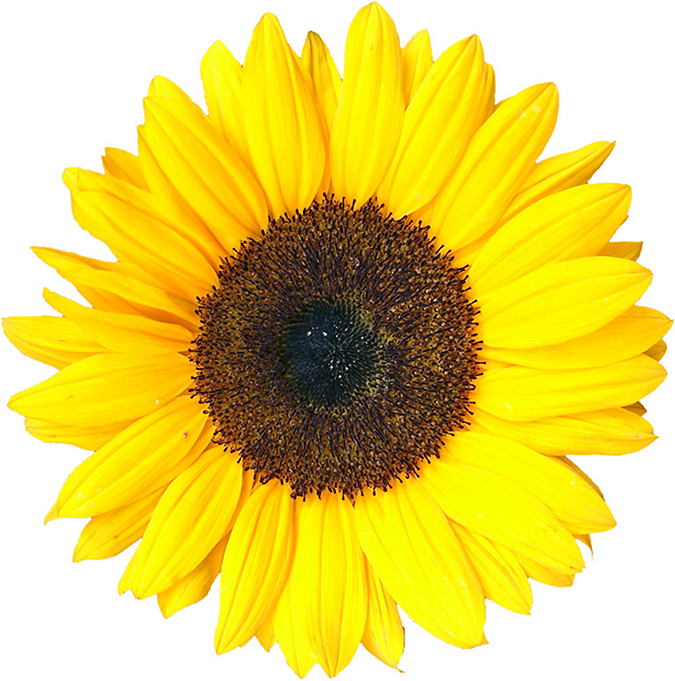
%> input picture PROJECT_11/sunflower.tif, 675 x 681 px
$ octave FTL079_DIP_PROJECT_11.m   (GNU Octave 9; MATLAB toolbox functions it lacks are replaced by stand-ins)
%> lines starting %> are read from the running program, lines starting %| are printed output that depends on the picture
### PROJECT_11/colorSpaceConv.m
function g=colorSpaceConv(f, method)
%COLORSPACECONV Converte uma imagem colorida para o modelo designado
%   f = imagem ; method = modelo#2
%   valores possiveis de method= 'rgb2cmy','cmy2rgb','rgb2cmyk' e
%   'cmyk2rgb'
[M,N,F] = size(f);

g = im2double(zeros(M,N,F));
if max(max(f)) > 1
    h  = im2double(f);  % normaliza
else
    h = f;
end

R = 1;G = 2; B = 3;
C = 1;M = 2; Y = 3;
switch lower(method)
    case 'rgb2cmy'
        g(:,:,C) = 1 - h(:,:,R);
        g(:,:,M) = 1 - h(:,:,G);
        g(:,:,Y) = 1 - h(:,:,B);
    case 'rgb2cmyk'
        K =  min( min( h(:,:,R) , h(:,:,G) ) , h(:,:,B));
        g(:,:,C) = ( 1 - h(:,:,R) - K)./(1 - K);
        g(:,:,M) = ( 1 - h(:,:,G) - K)./(1 - K);
        g(:,:,Y) = ( 1 - h(:,:,B) - K)./(1 - K);

    case 'cmy2rgb'
        g(:,:,R) = 1 - h(:,:,C);
        g(:,:,G) = 1 - h(:,:,M);
        g(:,:,B) = 1 - h(:,:,Y);
        g = im2uint8(g);
    case 'cmyk2rgb'
        K = min( min( h(:,:,C) , h(:,:,M) ) , h(:,:,Y));
        g(:,:,R) = (1 - h(:,:,C)).*(1-K);
        g(:,:,G) = (1 - h(:,:,M)).*(1-K);
        g(:,:,B) = (1 - h(:,:,Y)).*(1-K);
        g = im2uint8(g);


    otherwise
        disp('Metodos desconhecido. Apenas rgb2cmy,cmy2rgb,rgb2cmyk e cmyk2rgb')
end


end


% [20 lines of commented-out code are left out]

### PROJECT_11/FTL079_DIP_PROJECT_11.m
% FTL079_DIP_PROJECT_11
% Pedro V D S Matias (pvsm@icomp.ufam.edu.br), 15-06-2019 12:29
%-------------------------------------------------------------------------

close all,clear all clc;

f = imread('sunflower.tif');
%> f is the input picture: size 681x675x3 uint8; mean R, G, B 228.8, 209.3, 92.4
g1 = colorSpaceConv(f,'rgb2cmy');
%> in colorSpaceConv, `g(:,:,Y) = 1 - h(:,:,B);`:
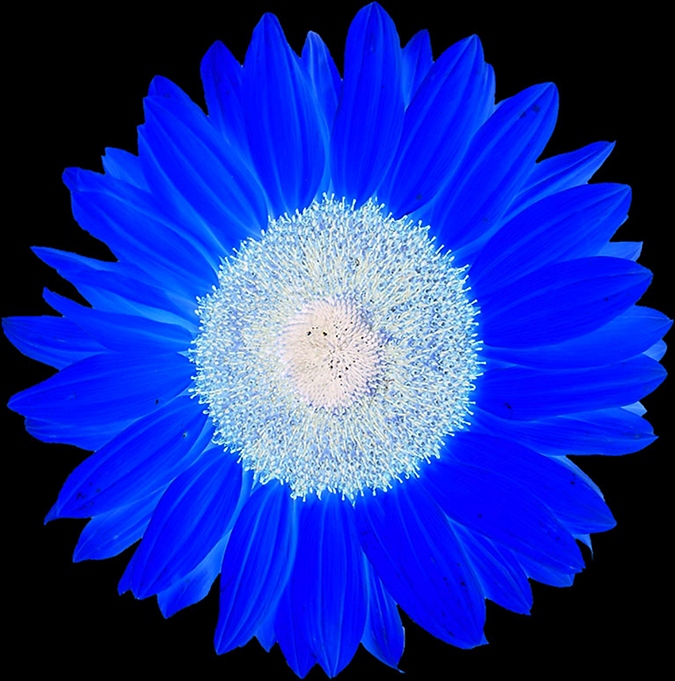
%> g: size 681x675x3 double; mean R, G, B 0.103, 0.179, 0.638
g2 = colorSpaceConv(f,'rgb2cmyk');
%> call 2 of colorSpaceConv, with method = 'rgb2cmyk'
%> in colorSpaceConv (call 2), `K =  min( min( h(:,:,R) , h(:,:,G) ) , h(:,:,B));`:
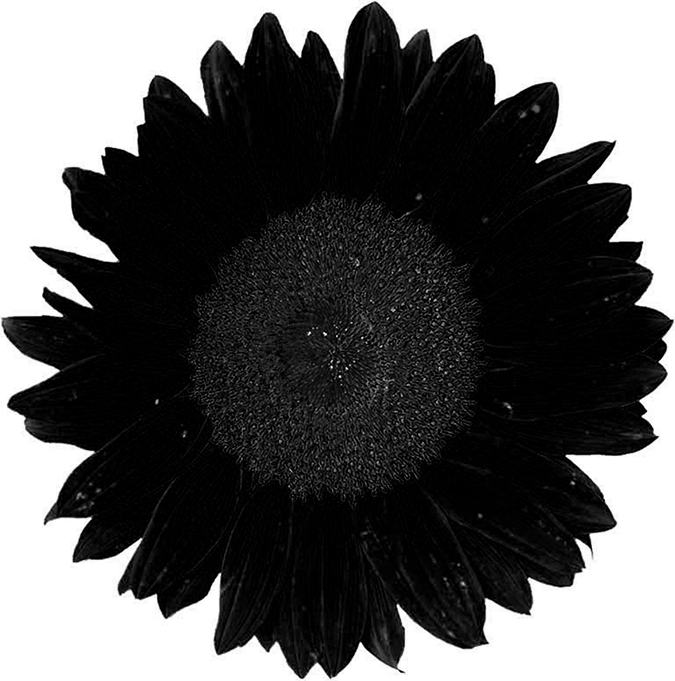
%> K: size 681x675 double; min 0, max 1, mean 0.361
%> in colorSpaceConv (call 2), `g(:,:,C) = ( 1 - h(:,:,R) - K)./(1 - K);`: g: size 681x675x3 double; 9.94% of the values are NaN or infinite; the others: min -254, max 1, mean -1.11
%> in colorSpaceConv (call 2), `g(:,:,M) = ( 1 - h(:,:,G) - K)./(1 - K);`: g: size 681x675x3 double; 19.89% of the values are NaN or infinite; the others: min -254, max 1, mean -2.45
%> in colorSpaceConv (call 2), `g(:,:,Y) = ( 1 - h(:,:,B) - K)./(1 - K);`: g: size 681x675x3 double; 29.83% of the values are NaN or infinite; the others: min -254, max 1, mean -3.95
g3 = colorSpaceConv(g1,'cmy2rgb');
%> call 3 of colorSpaceConv, with method = 'cmy2rgb'
%> in colorSpaceConv (call 3), `g(:,:,G) = 1 - h(:,:,M);`:
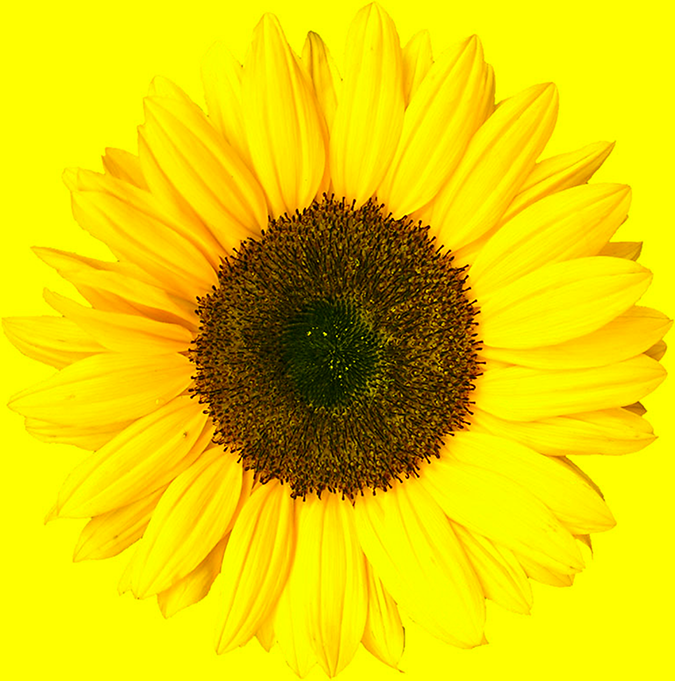
%> g: size 681x675x3 double; mean R, G, B 0.897, 0.821, 0
g4 = colorSpaceConv(g1,'cmyk2rgb');
%> call 4 of colorSpaceConv, with method = 'cmyk2rgb'
%> in colorSpaceConv (call 4), `K = min( min( h(:,:,C) , h(:,:,M) ) , h(:,:,Y));`:
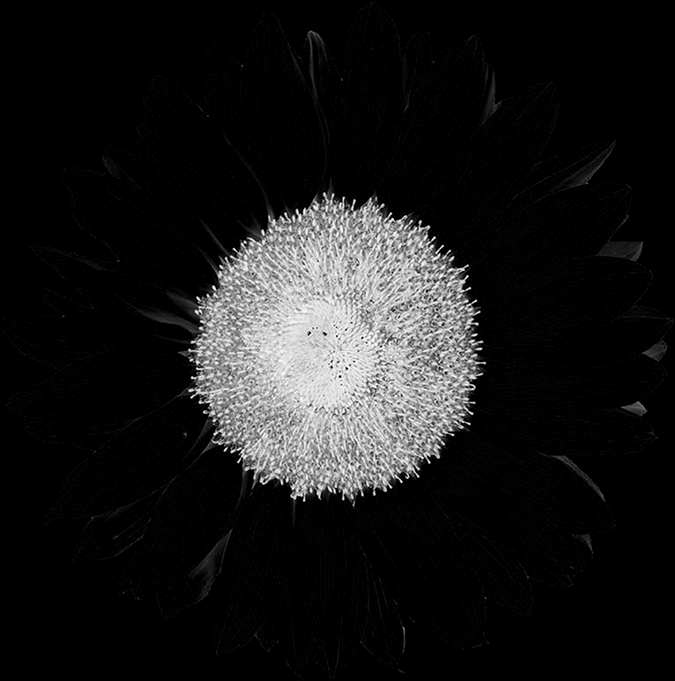
%> K: size 681x675 double; min 0, max 1, mean 0.101
%> in colorSpaceConv (call 4), `g(:,:,R) = (1 - h(:,:,C)).*(1-K);`:
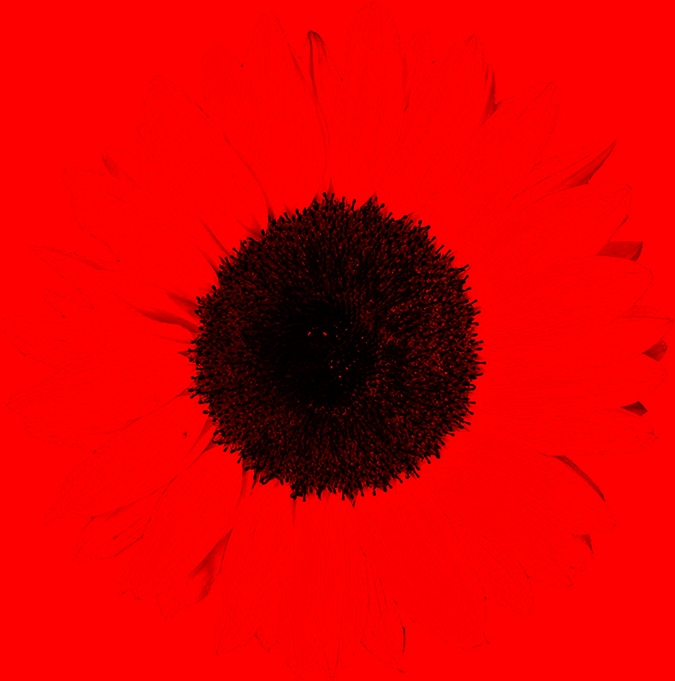
%> g: size 681x675x3 double; mean R, G, B 0.866, 0, 0
%> in colorSpaceConv (call 4), `g(:,:,G) = (1 - h(:,:,M)).*(1-K);`:
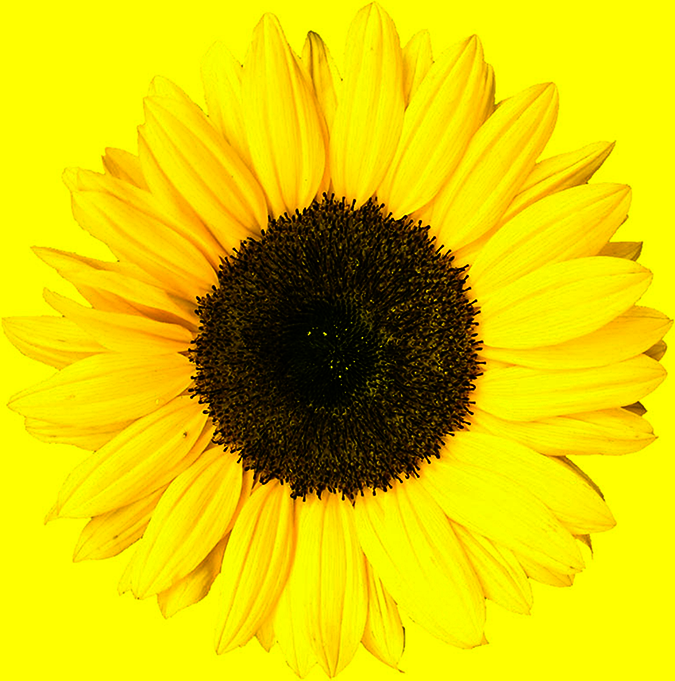
%> g: size 681x675x3 double; mean R, G, B 0.866, 0.8, 0
%> in colorSpaceConv (call 4), `g(:,:,B) = (1 - h(:,:,Y)).*(1-K);`:
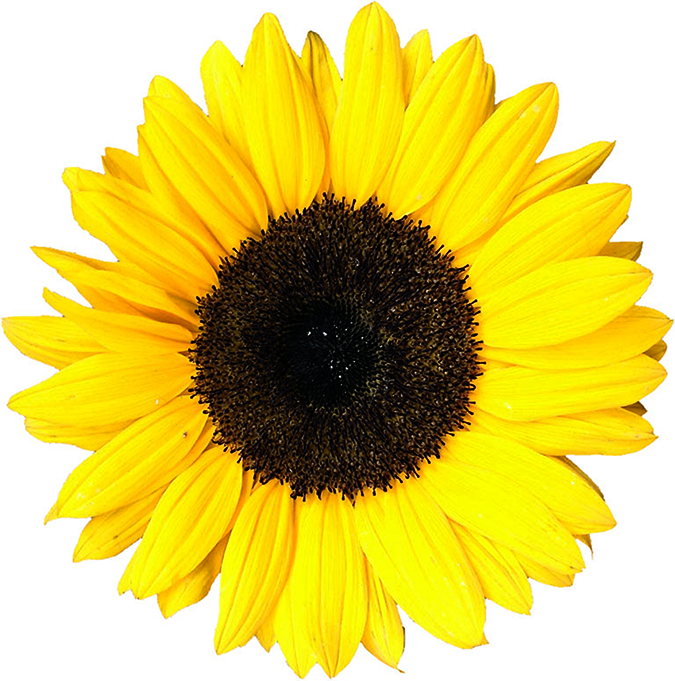
%> g: size 681x675x3 double; mean R, G, B 0.866, 0.8, 0.351


figure;
imshow(f,[])
figure;
subplot(2,2,1); imshow(g1,[],'Border','tight');    title('RGB -> CMY');
subplot(2,2,2); imshow(g2, [],'Border','tight');  title('RGB -> CMYK');
subplot(2,2,3); imshow(g3,[],'Border','tight');    title('CMY -> RGB');
subplot(2,2,4); imshow(g4, [],'Border','tight');  title('CMYK -> RGB');

$ run again, with PROJECT_11/colorSpaceConv.png saved as PROJECT_11/sunflower.tif
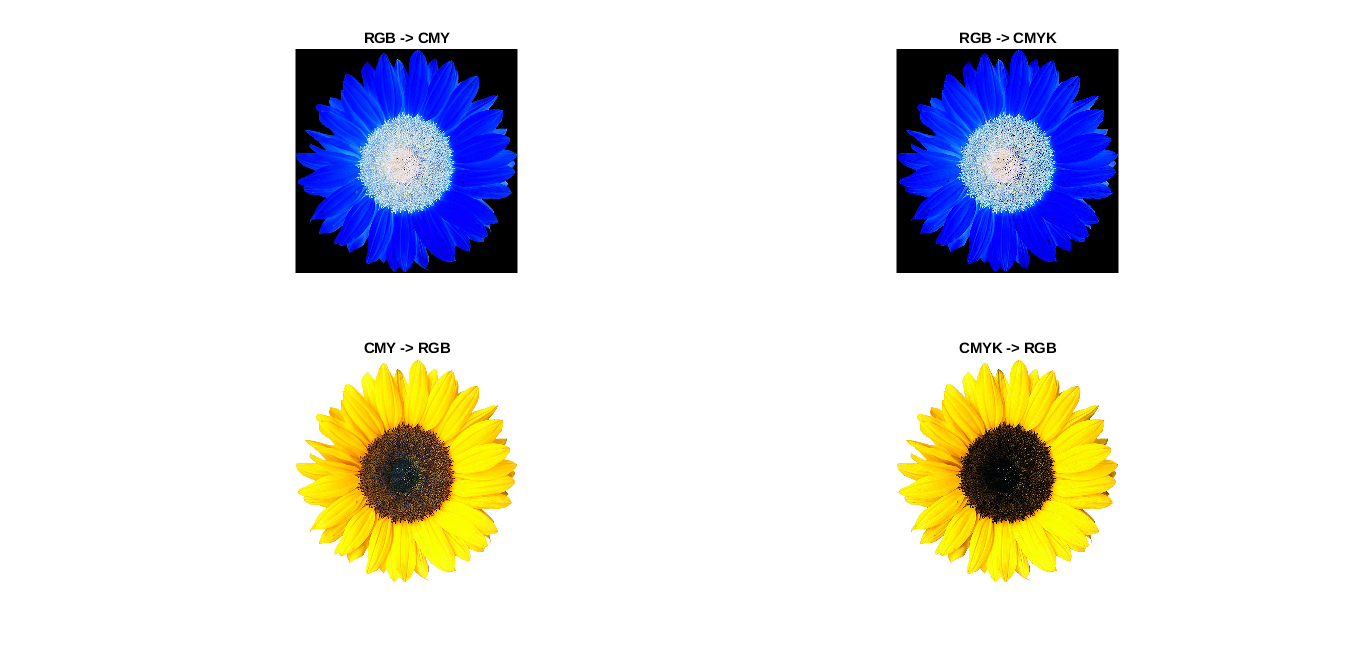
%> input picture PROJECT_11/colorSpaceConv.png, 1366 x 655 px
%> f is the input picture: size 655x1366x3 uint8; mean R, G, B 225.6, 225.7, 226
%> in colorSpaceConv (call 4), `g(:,:,G) = (1 - h(:,:,M)).*(1-K);`:
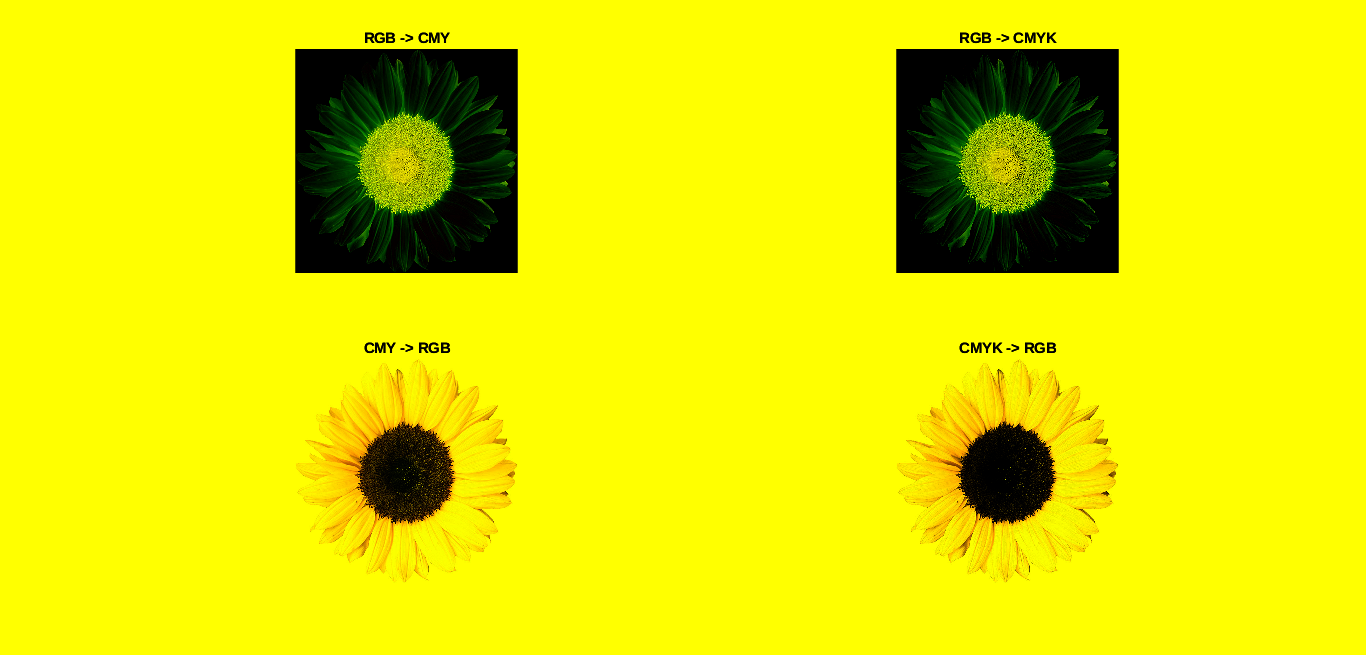
%> g: size 655x1366x3 double; mean R, G, B 0.88, 0.881, 0
%> `title('CMYK -> RGB')`:
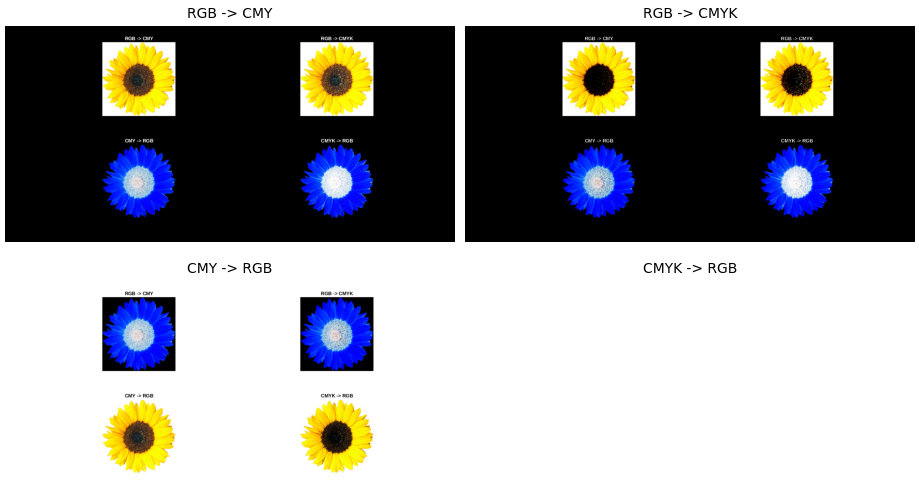
%> figure redrawn from the program's plot data, 4 panels
